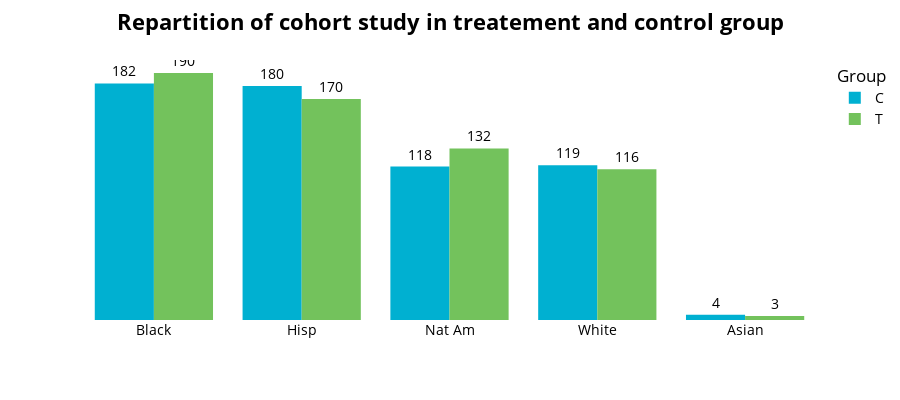

Notebook code for this chart:
### Code cell
fig = px.histogram(data, x="Race", y="number",
             color='Group', barmode='group',text_auto=True,color_discrete_sequence=[
                 "#00b0d1", "#73c25c"],
             height=400)
fig.update_layout(template=custom_template,)
fig.update_xaxes(title_text='')
fig.update_traces(textposition='outside')
fig.update_layout(yaxis_visible=False)
fig.update_layout(xaxis={'categoryorder':'max descending'})
fig.update_layout( title=format_title('Repartition of cohort study in treatement and control group')
)
fig.show()
pio.write_image(fig, 'first.png', width=1400, height=600, scale=5)

### Figure 1 — Plotly figure (JSON) as saved in the notebook; plotly's stock layout.template omitted (floating-point values rounded to 4 significant figures)
{"data": [{"alignmentgroup": "True", "bingroup": "x", "histfunc": "sum", "hovertemplate": "Group=C<br>Race=%{x}<br>sum of number=%{y}<extra></extra>", "legendgroup": "C", "marker": {"color": "#00b0d1", "pattern": {"shape": ""}}, "name": "C", "offsetgroup": "C", "orientation": "v", "showlegend": true, "textposition": "outside", "texttemplate": "%{value}", "type": "histogram", "x": ["Black", "White", "Hisp", "Nat Am", "Asian"], "xaxis": "x", "y": [182, 119, 180, 118, 4], "yaxis": "y"}, {"alignmentgroup": "True", "bingroup": "x", "histfunc": "sum", "hovertemplate": "Group=T<br>Race=%{x}<br>sum of number=%{y}<extra></extra>", "legendgroup": "T", "marker": {"color": "#73c25c", "pattern": {"shape": ""}}, "name": "T", "offsetgroup": "T", "orientation": "v", "showlegend": true, "textposition": "outside", "texttemplate": "%{value}", "type": "histogram", "x": ["Black", "White", "Hisp", "Nat Am", "Asian"], "xaxis": "x", "y": [190, 116, 170, 132, 3], "yaxis": "y"}], "layout": {"barmode": "group", "height": 400, "legend": {"title": {"text": "Group"}, "tracegroupgap": 0}, "margin": {"t": 60}, "title": {"text": "<b>Repartition of cohort study in treatement and control group</b>"}, "xaxis": {"anchor": "y", "categoryorder": "max descending", "domain": [0, 1], "title": {"text": ""}}, "yaxis": {"anchor": "x", "domain": [0, 1], "title": {"text": "sum of number"}, "visible": false}}}
